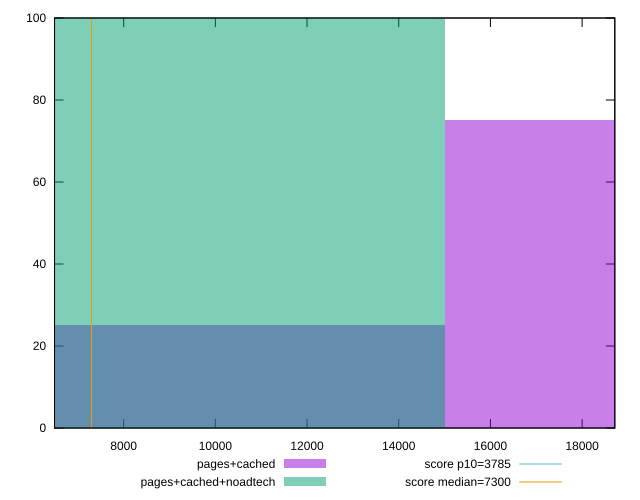

This figure's gnuplot source:
reset

$pagesCached <<EOF
20022.168701022987 75
10011.084350511494 25
EOF

$pagesCachedNoadtech <<EOF
10011.084350511494 100
EOF

set key outside below
set boxwidth 10011.084350511494
set xrange [6492.571500000001:18713.195500000005]
set yrange [0:100]
set trange [0:100]
set style fill transparent solid 0.5 noborder

set parametric
set terminal svg size 640, 500 enhanced background rgb 'white'
set output "report_00013_2021-02-09T12-04-24.940Z/interactive/comparison/histogram/1_vs_2.svg"

plot $pagesCached title "pages+cached" with boxes, \
     $pagesCachedNoadtech title "pages+cached+noadtech" with boxes, \
     3785,t title "score p10=3785", \
     7300,t title "score median=7300"

reset
